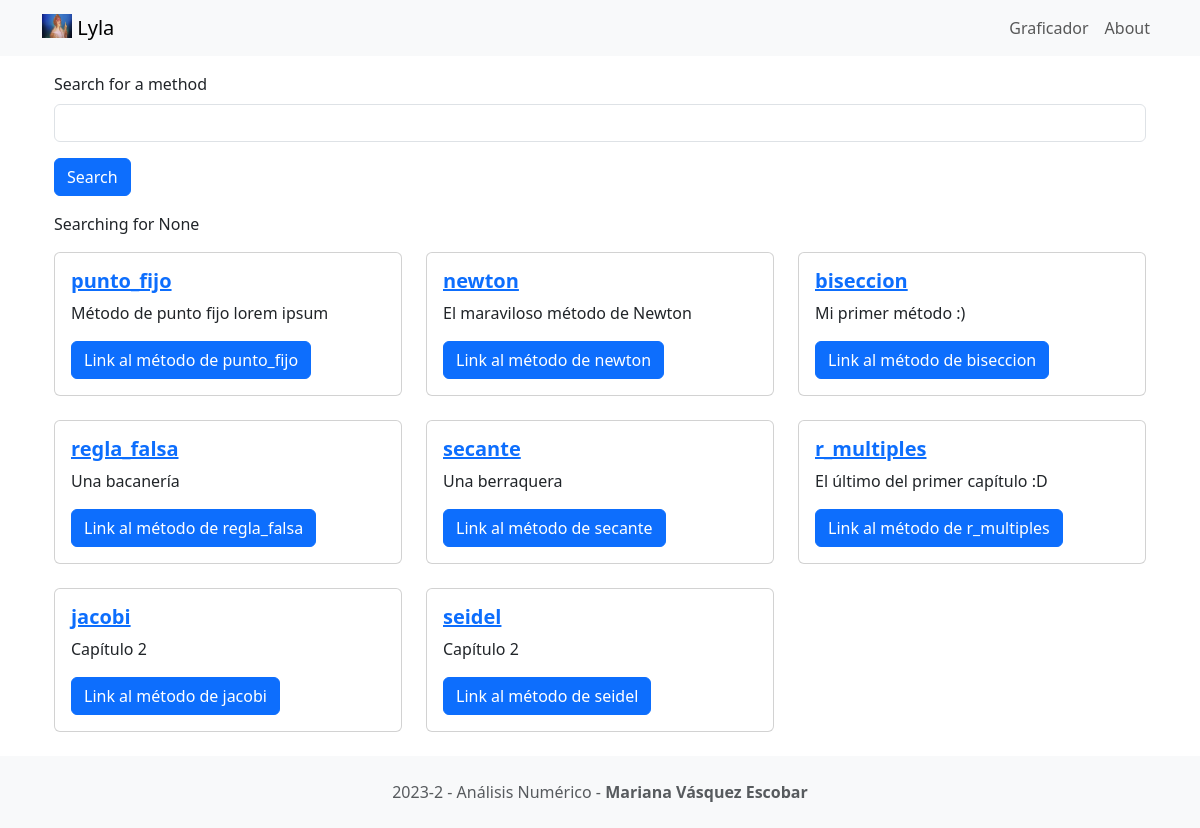
The app's page /, older data.
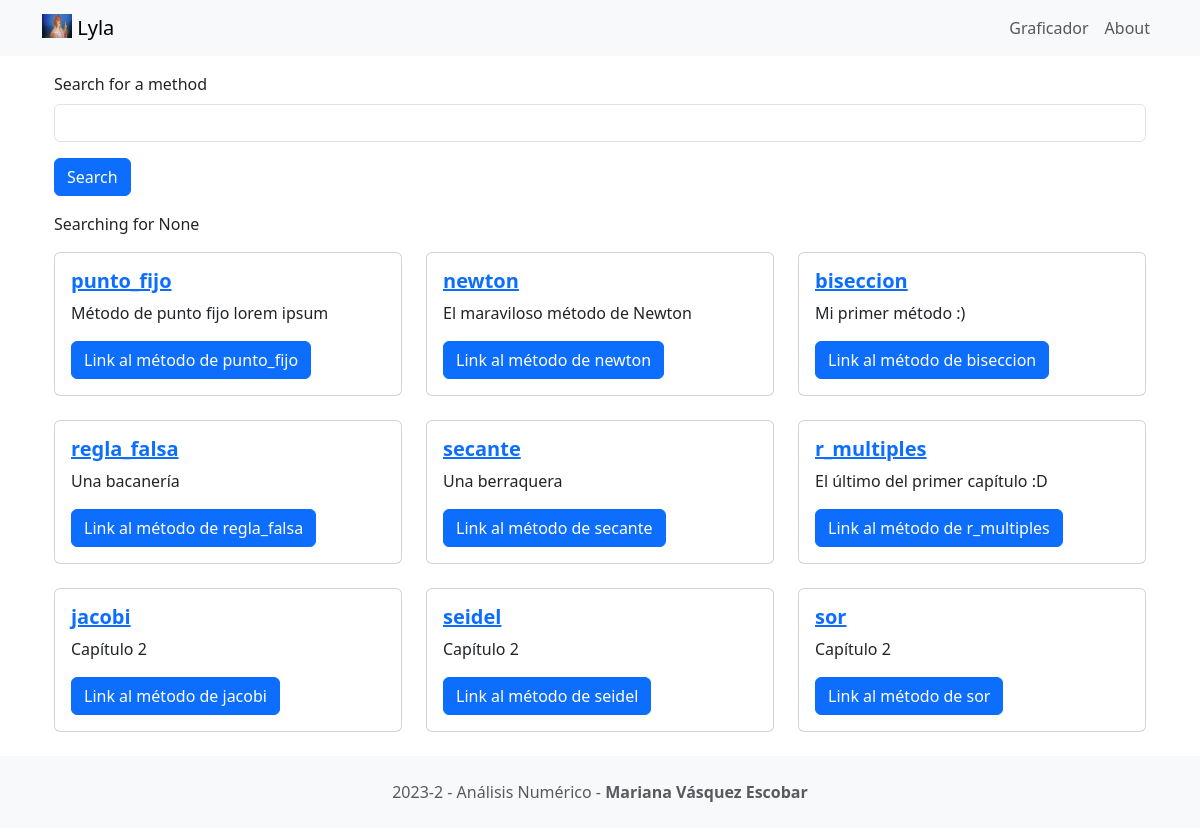
The same page, newer data.
### metodo/models.py (models this page shows, shortened)
class Metodo(models.Model):
    title = models.CharField(max_length=100)
    description = models.CharField(max_length=250)
    url= models.URLField(blank=True)

### metodo/views.py (the view)
# urls.py: 2. Add a URL to urlpatterns:  path('', views.home, name='home')
def home(request):
    searchTerm = request.GET.get('searchMethod')
    if searchTerm:
        metodos = Metodo.objects.filter(title__icontains=searchTerm)
    else:
        metodos = Metodo.objects.all()
    return render(request, 'home.html', {'searchTerm': searchTerm, 'metodos': metodos})

### metodo/templates/home.html
{% extends 'base.html' %}
{% block content %}
<div class="container">
    <form action="">
        <div class="mb-3">
          <label for="searchMethod" class="form-label">Search for a method</label>
          <input type="text" class="form-control" name="searchMethod" aria-describedby="methodHelp">
        </div>
        <button type="submit" class="btn btn-primary">Search</button>
      </form>
      <p>Searching for {{searchTerm}}</p>
      <div class="row row-cols-1 row-cols-md-3 g-4">
        {% for metodo in metodos %}
        <div v-for="metodo in metodos" class="col">
          <div class="card">
            <div class="card-body">
              <a href="{% url 'detail' metodo.id %}">
                <h5 class="card-title fw-bold">{{ metodo.title}}</h5>
              </a>
              <p class="card-text">{{metodo.description}}</p>
              {% if metodo.url %}
                <a href="{{ metodo.url}}" class="btn btn-primary">Link al método de {{metodo.title}}</a>
              {% endif %}
            </div>
          </div>
        </div>
        {% endfor %}
      </div>
</div>
{% endblock content %}

Row changes from the older to the newer data that the page shows:
added Metodo: title "sor", description "Capítulo 2"
